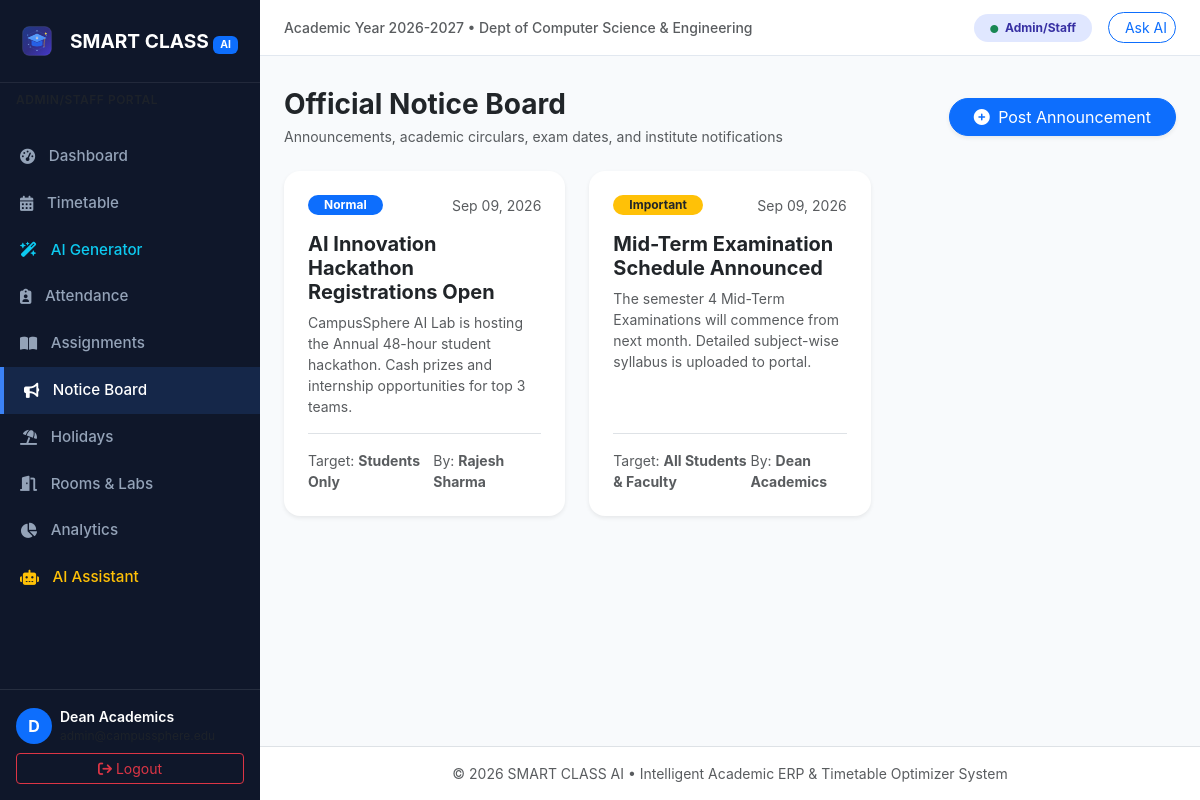
The app's page /notices/ (signed in) with its own data.
### erp/models.py (models this page shows, shortened)
class Profile(models.Model):
    ROLE_CHOICES = (
        ('student', 'Student'),
        ('teacher', 'Teacher/Faculty'),
        ('admin', 'Admin/Staff'),
    )
    user = models.OneToOneField(User, on_delete=models.CASCADE, related_name='profile')
    role = models.CharField(max_length=20, choices=ROLE_CHOICES, default='student')
    id_number = models.CharField(max_length=50, blank=True, null=True, help_text="Roll No or Faculty ID")
    department = models.CharField(max_length=100, default='Computer Science & Engineering')
    phone = models.CharField(max_length=20, blank=True, null=True)
    semester = models.IntegerField(default=1, blank=True, null=True)
    section = models.CharField(max_length=10, default='A', blank=True, null=True)
    avatar = models.FileField(upload_to='profiles/', blank=True, null=True)

class Notice(models.Model):
    TARGET_CHOICES = (
        ('All', 'All Students & Faculty'),
        ('Student', 'Students Only'),
        ('Teacher', 'Faculty Only'),
    )
    PRIORITY_CHOICES = (
        ('Normal', 'Normal'),
        ('Important', 'Important'),
        ('Urgent', 'Urgent Alert'),
    )
    title = models.CharField(max_length=250)
    content = models.TextField()
    target_role = models.CharField(max_length=20, choices=TARGET_CHOICES, default='All')
    priority = models.CharField(max_length=20, choices=PRIORITY_CHOICES, default='Normal')
    posted_by = models.ForeignKey(User, on_delete=models.CASCADE, related_name='posted_notices')
    attachment = models.FileField(upload_to='notices/', blank=True, null=True)
    created_at = models.DateTimeField(auto_now_add=True)
    class Meta:
        ordering = ['-created_at']

### erp/views.py (the view)
# urls.py: path('notices/', views.notice_list, name='notice_list'),
@login_required
def notice_list(request):
    profile = getattr(request.user, 'profile', None)
    if profile.role == 'student':
        notices = Notice.objects.filter(Q(target_role='All') | Q(target_role='Student'))
    elif profile.role == 'teacher':
        notices = Notice.objects.filter(Q(target_role='All') | Q(target_role='Teacher'))
    else:
        notices = Notice.objects.all()
    return render(request, 'academic/notices.html', {'notices': notices})

### templates/academic/notices.html (shortened to what this page needs)
{% extends 'base.html' %}
{% block content %}
<div class="d-flex flex-wrap align-items-center justify-content-between gap-3 mb-4">
    <div>
        <h3 class="fw-bold text-dark mb-1">Official Notice Board</h3>
        <p class="text-muted small mb-0">Announcements, academic circulars, exam dates, and institute notifications</p>
    </div>
    {% if user.profile.role != 'student' %}
    <a href="{% url 'notice_create' %}" class="btn btn-primary rounded-pill px-4 shadow-sm">
        <i class="fa-solid fa-plus-circle me-1"></i> Post Announcement
    </a>
    {% endif %}
</div>
<div class="row g-4">
    {% for n in notices %}
    <div class="col-md-6 col-lg-4">
        <div class="card h-100 border-0 shadow-sm rounded-4 p-4 d-flex flex-column bg-white">
            <div class="d-flex justify-content-between align-items-center mb-2">
                <span class="badge bg-{% if n.priority == 'Urgent' %}danger{% elif n.priority == 'Important' %}warning text-dark{% else %}primary{% endif %} px-3 py-1 rounded-pill">
                    {{ n.priority }}
                </span>
                <small class="text-muted">{{ n.created_at|date:"M d, Y" }}</small>
            </div>
            <h5 class="fw-bold text-dark mt-2 mb-2">{{ n.title }}</h5>
            <p class="text-muted small flex-grow-1" style="white-space: pre-wrap;">{{ n.content }}</p>
            <div class="pt-3 border-top d-flex justify-content-between align-items-center small text-muted">
                <span>Target: <strong>{{ n.get_target_role_display }}</strong></span>
                <span>By: <strong>{{ n.posted_by.get_full_name|default:n.posted_by.username }}</strong></span>
            </div>
        </div>
    </div>
    {% empty %}
    <div class="col-12 text-center py-5 text-muted">
        <i class="fa-solid fa-bullhorn fa-3x mb-3 text-secondary opacity-50"></i>
        <p class="mb-0">No announcements currently active on the board.</p>
    </div>
    {% endfor %}
</div>
{% endblock %}

### templates/base.html (shortened to what this page needs)
{% load static %}
<!DOCTYPE html>
<html lang="en">
<head>
    <link href="https://cdn.jsdelivr.net/npm/bootstrap@5.3.3/dist/css/bootstrap.min.css" rel="stylesheet">
    <link href="https://cdnjs.cloudflare.com/ajax/libs/font-awesome/6.5.1/css/all.min.css" rel="stylesheet">
    <link href="{% static 'css/style.css' %}" rel="stylesheet">
</head>
<body>
    {% if user.is_authenticated %}
    <div class="app-wrapper">
        <nav class="sidebar">
            <div class="sidebar-brand">
                <img src="{% static 'images/logo.svg' %}" alt="Logo" width="34" height="34" class="me-1">
                <span>SMART CLASS <span class="badge bg-primary text-white" style="font-size: 0.65rem;">AI</span></span>
            </div>
            <div class="px-3 py-2 text-muted small text-uppercase fw-semibold" style="letter-spacing: 0.5px; font-size: 0.75rem;">
            </div>
            <ul class="sidebar-menu flex-grow-1">
                <li>
                    <a href="{% url 'dashboard' %}" class="{% if request.resolver_match.url_name in 'dashboard,student_dashboard,teacher_dashboard,admin_dashboard' %}active{% endif %}">
                        <i class="fa-solid fa-gauge-high"></i> Dashboard
                    </a>
                </li>
                <li>
                    <a href="{% url 'view_timetable' %}" class="{% if 'timetable' in request.path and 'ai-generator' not in request.path %}active{% endif %}">
                        <i class="fa-solid fa-calendar-days"></i> Timetable
                    </a>
                </li>
                {% if user.profile.role != 'student' %}
                <li>
                    <a href="{% url 'ai_timetable' %}" class="{% if 'ai-generator' in request.path %}active{% endif %} text-info">
                        <i class="fa-solid fa-wand-magic-sparkles"></i> AI Generator
                    </a>
                </li>
                {% endif %}
                <li>
                    <a href="{% url 'attendance_list' %}" class="{% if 'attendance' in request.path %}active{% endif %}">
                        <i class="fa-solid fa-clipboard-user"></i> Attendance
                    </a>
                </li>
                <li>
                    <a href="{% url 'assignment_list' %}" class="{% if 'assignments' in request.path %}active{% endif %}">
                        <i class="fa-solid fa-book-open"></i> Assignments
                    </a>
                </li>
                <li>
                    <a href="{% url 'notice_list' %}" class="{% if 'notices' in request.path %}active{% endif %}">
                        <i class="fa-solid fa-bullhorn"></i> Notice Board
                    </a>
                </li>
                <li>
                    <a href="{% url 'holiday_list' %}" class="{% if 'holidays' in request.path %}active{% endif %}">
                        <i class="fa-solid fa-umbrella-beach"></i> Holidays
                    </a>
                </li>
                <li>
                    <a href="{% url 'room_list' %}" class="{% if 'rooms' in request.path %}active{% endif %}">
                        <i class="fa-solid fa-door-open"></i> Rooms & Labs
                    </a>
                </li>
                {% if user.profile.role != 'student' %}
                <li>
                    <a href="{% url 'analytics' %}" class="{% if 'analytics' in request.path %}active{% endif %}">
                        <i class="fa-solid fa-chart-pie"></i> Analytics
                    </a>
                </li>
                {% endif %}
                <li>
                    <a href="{% url 'ai_assistant' %}" class="{% if 'ai-assistant' in request.path %}active{% endif %} text-warning">
                        <i class="fa-solid fa-robot"></i> AI Assistant
                    </a>
                </li>
            </ul>
            <div class="p-3 border-top border-secondary border-opacity-25">
                <div class="d-flex align-items-center gap-2">
                    <div class="rounded-circle bg-primary text-white d-flex align-items-center justify-content-center fw-bold" style="width: 36px; height: 36px;">
                        {{ user.first_name|default:user.username|slice:":1"|upper }}
                    </div>
                    <div class="overflow-hidden">
                        <div class="text-white text-truncate fw-semibold small">{{ user.get_full_name|default:user.username }}</div>
                        <div class="text-muted text-truncate" style="font-size: 0.75rem;">{{ user.email }}</div>
                    </div>
                </div>
                <a href="{% url 'logout' %}" class="btn btn-outline-danger btn-sm w-100 mt-2">
                    <i class="fa-solid fa-arrow-right-from-bracket"></i> Logout
                </a>
            </div>
        </nav>
        <div class="main-content">
            <header class="top-navbar">
                <div class="d-flex align-items-center gap-2">
                    <span class="text-muted small fw-medium">Academic Year 2026-2027 • Dept of Computer Science & Engineering</span>
                </div>
                <div class="d-flex align-items-center gap-3">
                    <span class="badge rounded-pill px-3 py-2
                        {% if user.profile.role == 'student' %}badge-role-student
                        {% elif user.profile.role == 'teacher' %}badge-role-teacher
                        {% else %}badge-role-admin{% endif %}">
                        <i class="fa-solid fa-circle text-success me-1" style="font-size: 0.5rem;"></i>
                        {{ user.profile.get_role_display|default:"User" }}
                    </span>
                    <a href="{% url 'ai_assistant' %}" class="btn btn-sm btn-outline-primary rounded-pill">
                         Ask AI
                    </a>
                </div>
            </header>
            <div class="container-fluid px-4 pt-3">
            </div>
            <main class="container-fluid px-4 py-3 flex-grow-1">
                {% block content %}{% endblock %}
            </main>
            <footer class="py-3 px-4 border-top text-center text-muted small bg-white mt-auto">
                © 2026 SMART CLASS AI • Intelligent Academic ERP & Timetable Optimizer System
            </footer>
        </div>
    </div>
    {% else %}
    {% block public_content %}{% endblock %}
    {% endif %}
</body>
</html>

### static/css/style.css (style rules this page uses)
:root { --brand-primary: #1e3a8a; --brand-secondary: #4338ca; --brand-accent: #3b82f6; --sidebar-bg: #0f172a; --sidebar-text: #94a3b8; --sidebar-active: #3b82f6; --card-bg: #ffffff; --body-bg: #f8fafc; --text-main: #1e293b; --text-muted: #64748b; --border-color: #e2e8f0; }
body { background-color: var(--body-bg); color: var(--text-main); font-family: -apple-system, BlinkMacSystemFont, "Segoe UI", Roboto, "Helvetica Neue", Arial, sans-serif; min-height: 100vh; }
.app-wrapper { display: flex; min-height: 100vh; }
.sidebar { width: 260px; background-color: var(--sidebar-bg); color: var(--sidebar-text); flex-shrink: 0; display: flex; flex-direction: column; transition: all 0.3s ease; }
.sidebar-brand { padding: 1.5rem 1.25rem; font-size: 1.2rem; font-weight: 700; color: #ffffff; display: flex; align-items: center; gap: 0.75rem; border-bottom: 1px solid rgba(255, 255, 255, 0.08); }
.sidebar-menu { padding: 1rem 0; list-style: none; margin: 0; }
.sidebar-menu li a { display: flex; align-items: center; gap: 0.85rem; padding: 0.75rem 1.25rem; color: var(--sidebar-text); text-decoration: none; font-weight: 500; font-size: 0.95rem; transition: all 0.2s; }
.sidebar-menu li a:hover, .sidebar-menu li a.active { color: #ffffff; background-color: rgba(59, 130, 246, 0.15); border-left: 4px solid var(--sidebar-active); }
.main-content { flex-grow: 1; display: flex; flex-direction: column; overflow-x: hidden; }
.top-navbar { background-color: #ffffff; border-bottom: 1px solid var(--border-color); padding: 0.75rem 1.5rem; display: flex; align-items: center; justify-content: space-between; }
.badge-role-admin { background-color: #e0e7ff; color: #3730a3; }

### records on screen
Notice: priority "Normal", created_at "Sep 09, 2026", title "AI Innovation Hackathon Registrations Open", content "CampusSphere AI Lab is hosting the Annual 48-hour student hackathon. Cash prizes and internship opportunities for top 3 teams.", target_role "Students Only", posted_by.get_full_name "Rajesh Sharma"
Notice: priority "Important", created_at "Sep 09, 2026", title "Mid-Term Examination Schedule Announced", content "The semester 4 Mid-Term Examinations will commence from next month. Detailed subject-wise syllabus is uploaded to portal.", target_role "All Students & Faculty", posted_by.get_full_name "Dean Academics"

### other values on screen
{{ user.first_name|default:user.username|slice:":1"|upper }} "D"
{{ user.get_full_name|default:user.username }} "Dean Academics"
{{ user.profile.get_role_display|default:"User" }} "Admin/Staff"
